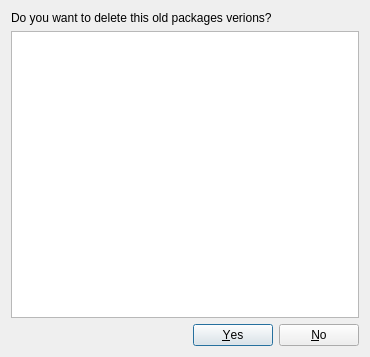
<?xml version="1.0" encoding="UTF-8"?>
<ui version="4.0">
 <class>OldPackages</class>
 <widget class="QDialog" name="OldPackages">
  <property name="geometry">
   <rect>
    <x>0</x>
    <y>0</y>
    <width>370</width>
    <height>357</height>
   </rect>
  </property>
  <property name="windowTitle">
   <string>Old Packages Versions</string>
  </property>
  <property name="windowIcon">
   <iconset resource="Images.qrc">
    <normaloff>:/Icons/Images/yumrepomanager.png</normaloff>:/Icons/Images/yumrepomanager.png</iconset>
  </property>
  <layout class="QGridLayout" name="gridLayout">
   <item row="0" column="0">
    <layout class="QVBoxLayout" name="verticalLayout">
     <item>
      <widget class="QLabel" name="labelQuestion">
       <property name="text">
        <string>Do you want to delete this old packages verions?</string>
       </property>
      </widget>
     </item>
     <item>
      <widget class="QTextEdit" name="textEditOldPackages">
       <property name="lineWrapMode">
        <enum>QTextEdit::NoWrap</enum>
       </property>
       <property name="readOnly">
        <bool>true</bool>
       </property>
      </widget>
     </item>
     <item>
      <layout class="QHBoxLayout" name="horizontalLayout">
       <item>
        <spacer name="horizontalSpacer">
         <property name="orientation">
          <enum>Qt::Horizontal</enum>
         </property>
         <property name="sizeHint" stdset="0">
          <size>
           <width>30</width>
           <height>20</height>
          </size>
         </property>
        </spacer>
       </item>
       <item>
        <widget class="QDialogButtonBox" name="buttonBox">
         <property name="standardButtons">
          <set>QDialogButtonBox::No|QDialogButtonBox::Yes</set>
         </property>
        </widget>
       </item>
      </layout>
     </item>
    </layout>
   </item>
  </layout>
 </widget>
 <tabstops>
  <tabstop>textEditOldPackages</tabstop>
  <tabstop>buttonBox</tabstop>
 </tabstops>
 <resources>
  <include location="Images.qrc"/>
 </resources>
 <connections/>
</ui>
